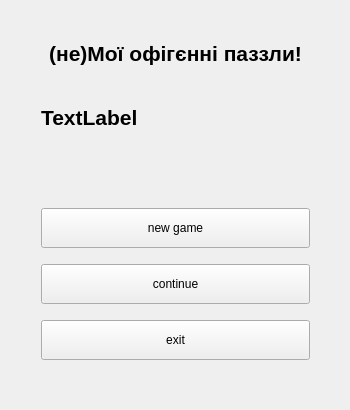
<?xml version="1.0" encoding="UTF-8"?>
<ui version="4.0">
 <class>authorization</class>
 <widget class="QMainWindow" name="authorization">
  <property name="enabled">
   <bool>true</bool>
  </property>
  <property name="geometry">
   <rect>
    <x>0</x>
    <y>0</y>
    <width>350</width>
    <height>410</height>
   </rect>
  </property>
  <property name="minimumSize">
   <size>
    <width>350</width>
    <height>410</height>
   </size>
  </property>
  <property name="maximumSize">
   <size>
    <width>350</width>
    <height>410</height>
   </size>
  </property>
  <property name="windowTitle">
   <string>authorization</string>
  </property>
  <property name="windowOpacity">
   <double>1.000000000000000</double>
  </property>
  <property name="toolTip">
   <string/>
  </property>
  <property name="statusTip">
   <string/>
  </property>
  <property name="autoFillBackground">
   <bool>false</bool>
  </property>
  <widget class="QWidget" name="centralWidget">
   <widget class="QWidget" name="verticalLayoutWidget">
    <property name="geometry">
     <rect>
      <x>30</x>
      <y>10</y>
      <width>291</width>
      <height>361</height>
     </rect>
    </property>
    <layout class="QVBoxLayout" name="verticalLayout">
     <item>
      <spacer name="verticalSpacer_5">
       <property name="orientation">
        <enum>Qt::Vertical</enum>
       </property>
       <property name="sizeHint" stdset="0">
        <size>
         <width>20</width>
         <height>50</height>
        </size>
       </property>
      </spacer>
     </item>
     <item>
      <widget class="QLabel" name="label">
       <property name="font">
        <font>
         <pointsize>16</pointsize>
         <bold>true</bold>
        </font>
       </property>
       <property name="text">
        <string>(не)Мої офігєнні паззли!</string>
       </property>
       <property name="alignment">
        <set>Qt::AlignCenter</set>
       </property>
      </widget>
     </item>
     <item>
      <spacer name="verticalSpacer">
       <property name="orientation">
        <enum>Qt::Vertical</enum>
       </property>
       <property name="sizeHint" stdset="0">
        <size>
         <width>20</width>
         <height>60</height>
        </size>
       </property>
      </spacer>
     </item>
     <item>
      <layout class="QHBoxLayout" name="horizontalLayout_2">
       <item>
        <layout class="QGridLayout" name="gridLayout_label"/>
       </item>
       <item>
        <widget class="QLabel" name="label_score">
         <property name="minimumSize">
          <size>
           <width>0</width>
           <height>30</height>
          </size>
         </property>
         <property name="maximumSize">
          <size>
           <width>16777215</width>
           <height>30</height>
          </size>
         </property>
         <property name="font">
          <font>
           <pointsize>16</pointsize>
           <bold>true</bold>
          </font>
         </property>
         <property name="text">
          <string>TextLabel</string>
         </property>
        </widget>
       </item>
      </layout>
     </item>
     <item>
      <spacer name="verticalSpacer_2">
       <property name="orientation">
        <enum>Qt::Vertical</enum>
       </property>
       <property name="sizeHint" stdset="0">
        <size>
         <width>20</width>
         <height>100</height>
        </size>
       </property>
      </spacer>
     </item>
     <item>
      <widget class="QPushButton" name="pushButton_newGame">
       <property name="minimumSize">
        <size>
         <width>40</width>
         <height>40</height>
        </size>
       </property>
       <property name="text">
        <string>new game</string>
       </property>
      </widget>
     </item>
     <item>
      <spacer name="verticalSpacer_3">
       <property name="orientation">
        <enum>Qt::Vertical</enum>
       </property>
       <property name="sizeHint" stdset="0">
        <size>
         <width>20</width>
         <height>40</height>
        </size>
       </property>
      </spacer>
     </item>
     <item>
      <widget class="QPushButton" name="pushButton_continue">
       <property name="minimumSize">
        <size>
         <width>40</width>
         <height>40</height>
        </size>
       </property>
       <property name="text">
        <string>continue</string>
       </property>
      </widget>
     </item>
     <item>
      <spacer name="verticalSpacer_4">
       <property name="orientation">
        <enum>Qt::Vertical</enum>
       </property>
       <property name="sizeHint" stdset="0">
        <size>
         <width>20</width>
         <height>40</height>
        </size>
       </property>
      </spacer>
     </item>
     <item>
      <widget class="QPushButton" name="pushButton_exit">
       <property name="minimumSize">
        <size>
         <width>40</width>
         <height>40</height>
        </size>
       </property>
       <property name="text">
        <string>exit</string>
       </property>
      </widget>
     </item>
    </layout>
   </widget>
  </widget>
 </widget>
 <layoutdefault spacing="6" margin="11"/>
 <resources/>
 <connections/>
</ui>
